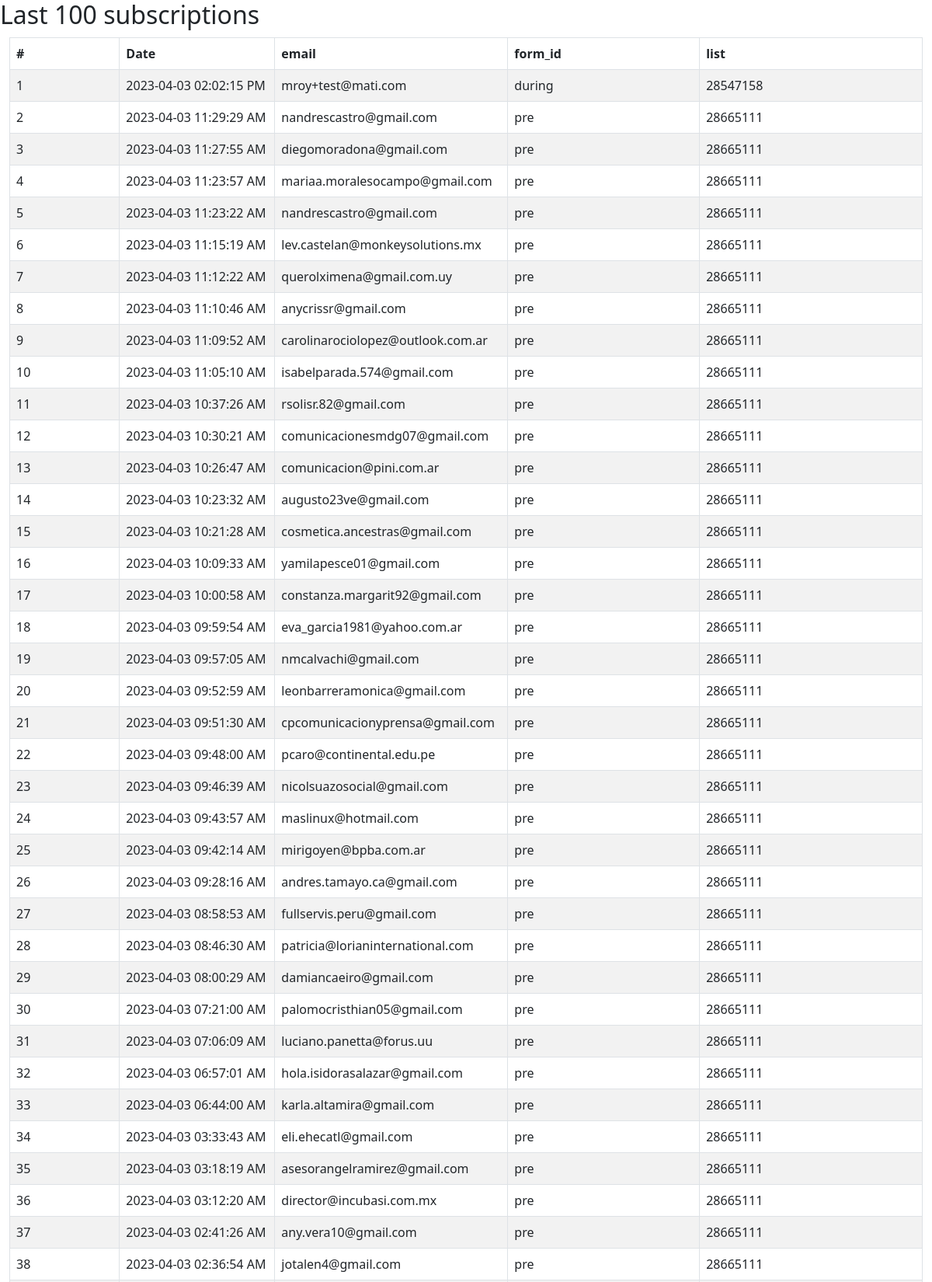
The page /services/getSubscriptionsDoppler.php (upper part) on the database its author committed.
### tables this page shows
CREATE TABLE IF NOT EXISTS `subscriptions_doppler` (
  `id` int(11) NOT NULL AUTO_INCREMENT,
  `email` varchar(250) NOT NULL,
  `list` varchar(50) NOT NULL,
  `register` varchar(50) NOT NULL,
  `form_id` varchar(50) NOT NULL,
  `firstname` varchar(150) DEFAULT NULL,
  `lastname` varchar(150) DEFAULT NULL,
  `phone` varchar(300) DEFAULT NULL,
  `country` varchar(150) DEFAULT NULL,
  `company` varchar(300) DEFAULT NULL,
  `ecommerce` tinyint(1) NOT NULL DEFAULT 1,
  `digital-trends` tinyint(1) NOT NULL DEFAULT 0,
  `ip` varchar(150) NOT NULL,
  `country_ip` varchar(150) NOT NULL,
  `privacy` tinyint(1) NOT NULL,
  `promotions` tinyint(1) DEFAULT NULL,
  `source_utm` text DEFAULT NULL,
  `medium_utm` text DEFAULT NULL,
  `campaign_utm` text DEFAULT NULL,
  `content_utm` text DEFAULT NULL,
  `term_utm` text DEFAULT NULL,
  PRIMARY KEY (`id`)
);

### utils/DB.php (called while the page is built, shortened)
<?php
class DB
{
    protected $connection;
    public $query;
    public function __construct($dbhost, $dbuser, $dbpass, $dbname, $charset = 'utf8')
    {
        $this->connection = new mysqli($dbhost, $dbuser, $dbpass, $dbname);
        $this->connection->set_charset($charset);
    }
    public function query($query)
    {
        if ($this->query = $this->connection->prepare($query)) {
            $this->query->execute();
        } else {
            $this->error('Unable to prepare MySQL statement (check your syntax) - ' . $this->connection->error);
        }
        return $this;
    }
    public function fetchAll($callback = null)
    {
        $params = array();
        $row = array();
        $meta = $this->query->result_metadata();
        while ($field = $meta->fetch_field()) {
            $params[] = &$row[$field->name];
        }
        call_user_func_array(array($this->query, 'bind_result'), $params);
        $result = array();
        while ($this->query->fetch()) {
            $r = array();
            foreach ($row as $key => $val) {
                $r[$key] = $val;
            }
            if ($callback != null && is_callable($callback)) {
                $value = call_user_func($callback, $r);
                if ($value == 'break') break;
            } else {
                $result[] = $r;
            }
        }
        return $result;
    }
    public function getSubscriptionsDoppler()
    {
        $sql = $this->query("SELECT * FROM subscriptions_doppler order by id DESC LIMIT 100");
        $result = $sql->fetchAll();
        return $result;
    }
}

### services/getSubscriptionsDoppler.php (the view, shortened to what this page needs)
<?php
require_once($_SERVER['DOCUMENT_ROOT']  . '/utils/DB.php');
$db = new DB(DB_HOST, DB_USER, DB_PASSWORD, DB_NAME);
$subscriptions = $db->getSubscriptionsDoppler();
?>
<!DOCTYPE html>
<html lang="en">
<head>
    <link href="https://getbootstrap.com/docs/5.0/dist/css/bootstrap.min.css" rel="stylesheet">
</head>
<body>
    <div class="row">
        <h2>Last 100 subscriptions</h2><br /></br>
    </div>
    <div class="container-xxl d-flex align-items-md-center">
        <?php if ($subscriptions) : ?>
            <table class="table table-bordered table-striped">
                <thead>
                    <tr>
                        <th scope="col">#</th>
                        <th scope="col">Date</th>
                        <th scope="col">email</th>
                        <th scope="col">form_id</th>
                        <th scope="col">list</th>
                    </tr>
                </thead>
                <tbody>
                    <?php
                    $count = 1;
                    foreach ($subscriptions as $subs) : ?>
                        <tr>
                            <td><?= $count++ ?></td>
                            <td style="width: 200px;"><?= $subs['register'] ?></td>
                            <td style="width: 300px;"><?= $subs['email'] ?></td>
                            <td><?= $subs['form_id'] ?></td>
                            <td><?= $subs['list'] ?></td>
                        </tr>
                    <?php endforeach ?>
                </tbody>
            </table>
        <?php endif; ?>
    </div>
</body>
</html>

### rows shown on the page
subscriptions_doppler: register "2023-04-03 02:02:15 PM", email "mroy+test@mati.com", form "during", list "28547158"
subscriptions_doppler: register "2023-04-03 11:29:29 AM", email "nandrescastro@gmail.com", form "pre", list "28665111"
subscriptions_doppler: register "2023-04-03 11:27:55 AM", email "diegomoradona@gmail.com", form "pre", list "28665111"
subscriptions_doppler: register "2023-04-03 11:23:57 AM", email "mariaa.moralesocampo@gmail.com", form "pre", list "28665111"
subscriptions_doppler: register "2023-04-03 11:23:22 AM", email "nandrescastro@gmail.com", form "pre", list "28665111"
subscriptions_doppler: register "2023-04-03 11:15:19 AM", email "lev.castelan@monkeysolutions.mx", form "pre", list "28665111"
subscriptions_doppler: register "2023-04-03 11:12:22 AM", email "querolximena@gmail.com.uy", form "pre", list "28665111"
subscriptions_doppler: register "2023-04-03 11:10:46 AM", email "anycrissr@gmail.com", form "pre", list "28665111"
subscriptions_doppler: register "2023-04-03 11:09:52 AM", email "carolinarociolopez@outlook.com.ar", form "pre", list "28665111"
subscriptions_doppler: register "2023-04-03 11:05:10 AM", email "isabelparada.574@gmail.com", form "pre", list "28665111"
subscriptions_doppler: register "2023-04-03 10:37:26 AM", email "rsolisr.82@gmail.com", form "pre", list "28665111"
subscriptions_doppler: register "2023-04-03 10:30:21 AM", email "comunicacionesmdg07@gmail.com", form "pre", list "28665111"
subscriptions_doppler: register "2023-04-03 10:26:47 AM", email "comunicacion@pini.com.ar", form "pre", list "28665111"
subscriptions_doppler: register "2023-04-03 10:23:32 AM", email "augusto23ve@gmail.com", form "pre", list "28665111"
subscriptions_doppler: register "2023-04-03 10:21:28 AM", email "cosmetica.ancestras@gmail.com", form "pre", list "28665111"
subscriptions_doppler: register "2023-04-03 10:09:33 AM", email "yamilapesce01@gmail.com", form "pre", list "28665111"
subscriptions_doppler: register "2023-04-03 10:00:58 AM", email "constanza.margarit92@gmail.com", form "pre", list "28665111"
subscriptions_doppler: register "2023-04-03 09:59:54 AM", email "eva_garcia1981@yahoo.com.ar", form "pre", list "28665111"
subscriptions_doppler: register "2023-04-03 09:57:05 AM", email "nmcalvachi@gmail.com", form "pre", list "28665111"
subscriptions_doppler: register "2023-04-03 09:52:59 AM", email "leonbarreramonica@gmail.com", form "pre", list "28665111"
subscriptions_doppler: register "2023-04-03 09:51:30 AM", email "cpcomunicacionyprensa@gmail.com", form "pre", list "28665111"
subscriptions_doppler: register "2023-04-03 09:48:00 AM", email "pcaro@continental.edu.pe", form "pre", list "28665111"
subscriptions_doppler: register "2023-04-03 09:46:39 AM", email "nicolsuazosocial@gmail.com", form "pre", list "28665111"
subscriptions_doppler: register "2023-04-03 09:43:57 AM", email "maslinux@hotmail.com", form "pre", list "28665111"
subscriptions_doppler: register "2023-04-03 09:42:14 AM", email "mirigoyen@bpba.com.ar", form "pre", list "28665111"
subscriptions_doppler: register "2023-04-03 09:28:16 AM", email "andres.tamayo.ca@gmail.com", form "pre", list "28665111"
subscriptions_doppler: register "2023-04-03 08:58:53 AM", email "fullservis.peru@gmail.com", form "pre", list "28665111"
subscriptions_doppler: register "2023-04-03 08:46:30 AM", email "patricia@lorianinternational.com", form "pre", list "28665111"
subscriptions_doppler: register "2023-04-03 08:00:29 AM", email "damiancaeiro@gmail.com", form "pre", list "28665111"
subscriptions_doppler: register "2023-04-03 07:21:00 AM", email "palomocristhian05@gmail.com", form "pre", list "28665111"
subscriptions_doppler: register "2023-04-03 07:06:09 AM", email "luciano.panetta@forus.uu", form "pre", list "28665111"
subscriptions_doppler: register "2023-04-03 06:57:01 AM", email "hola.isidorasalazar@gmail.com", form "pre", list "28665111"
subscriptions_doppler: register "2023-04-03 06:44:00 AM", email "karla.altamira@gmail.com", form "pre", list "28665111"
subscriptions_doppler: register "2023-04-03 03:33:43 AM", email "eli.ehecatl@gmail.com", form "pre", list "28665111"
subscriptions_doppler: register "2023-04-03 03:18:19 AM", email "asesorangelramirez@gmail.com", form "pre", list "28665111"
subscriptions_doppler: register "2023-04-03 03:12:20 AM", email "director@incubasi.com.mx", form "pre", list "28665111"
subscriptions_doppler: register "2023-04-03 02:41:26 AM", email "any.vera10@gmail.com", form "pre", list "28665111"
subscriptions_doppler: register "2023-04-03 02:36:54 AM", email "jotalen4@gmail.com", form "pre", list "28665111"
